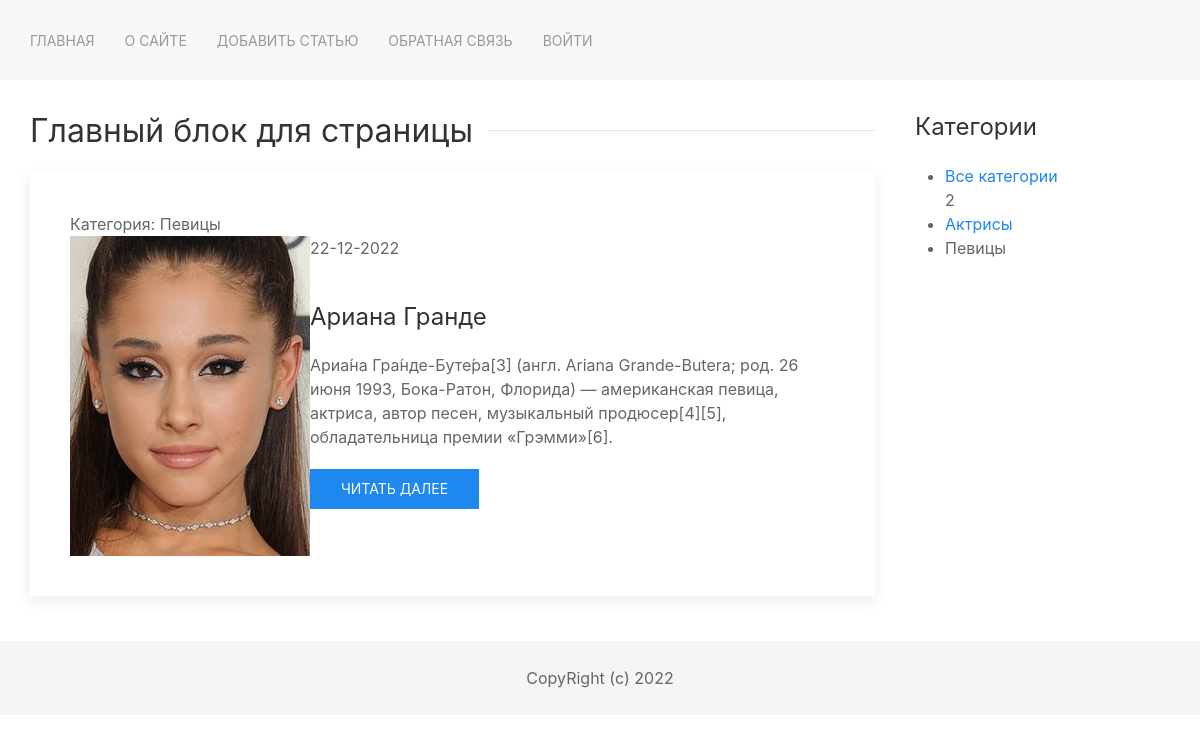
The app's page /category/2/ with its own data.
### women/models.py (models this page shows, shortened)
class Women(models.Model):
    title = models.CharField(max_length=255, verbose_name="Заголовок")
    content = models.TextField(blank=True, verbose_name="Описание")
    photo = models.ImageField(upload_to="photo/%Y/%m/%d/", verbose_name="Фото")
    time_create = models.DateTimeField(auto_now_add=True, verbose_name="Дата создания")
    time_update = models.DateTimeField(auto_now=True, verbose_name="Обновлено")
    is_published = models.BooleanField(default=True, verbose_name="Опубликовано")
    cat = models.ForeignKey('Category', on_delete=models.PROTECT, null=True, verbose_name="Категория")
    def get_absolute_url(self):
        return reverse('post', kwargs={'post_id': self.pk})
    class Meta:
        verbose_name = "Известные женщины"
        verbose_name_plural = "Известные женщины"
        ordering = ['time_create', 'title']

class Category(models.Model):
    name = models.CharField(max_length=100, db_index=True, verbose_name="Категория")
    def __str__(self):
        return self.name
    def get_absolute_url(self):
        return reverse('category', kwargs={'cat_id': self.pk})
    class Meta:
        verbose_name = "Категория"
        verbose_name_plural = "Категории"
        ordering = ['id']

### women/views.py (the view)
# urls.py: path('category/<int:cat_id>/', show_category, name='category')
def show_category(request, cat_id):
    posts = Women.objects.filter(cat_id=cat_id)
    context = {
        'posts': posts,
        'menu': menu,
        'title': 'Главная страница',
        'category_selected': cat_id,
    }
    return render(request, 'women/index.html', context=context)

### women/templatetags/women_tags.py (called while the page is built)
@register.inclusion_tag('women/tags/list_categories.html')
def show_categories(sort=None, category_selected=0):
    if not sort:
        categories = Category.objects.all()
    else:
        categories = Category.objects.order_by(sort)
    return {'categories': categories, 'category_selected': category_selected}

### women/templates/women/index.html
{% extends 'women/base.html' %}
{% block content %}
    <h2 class="uk-heading-line"><span>Главный блок для страницы</span></h2>
    {% for post in posts %}
        <div class="uk-card uk-card-default uk-card-body uk-width-1@m" style="margin-bottom: 15px">
            <span> Категория: {{ post.cat }}</span> <br>
            <span>{{post.time_update|date:"d-m-Y" }}</span>
                {% if post.photo %}
                    <div style="float: left">
                        <img src="{{ post.photo.url }}" alt="">
                    </div>
                {% endif %}
            <h3 class="uk-card-title">{{ post.title }}</h3>
            <p>{{ post.content|linebreaks|truncatewords:50 }}</p>
            <a href="{{ post.get_absolute_url }}"><button class="uk-button uk-button-primary">Читать далее</button></a>
        </div>
    {% endfor %}
{% endblock content %}

### women/templates/women/tags/list_categories.html
{% for category in categories %}
    {% if category.pk == category_selected %}
        <li>{{ category.name }}</li>
    {% else %}
        <li><a href="{{ category.get_absolute_url }}">{{ category.name }}</a></li>
    {% endif %}
{% endfor %}

### records on screen
Women: cat "Певицы", time_update "22-12-2022", photo (picture), title "Ариана Гранде", content "Ариа́на Гра́нде-Буте́ра[3] (англ. Ariana Grande-Butera; род. 26 июня 1993, Бока-Ратон, Флорида) — американская певица, актриса, автор песен, музыкальный продюсер[4][5], обладательница премии «Грэмми»[6]."
Category: name "Актрисы"
Category: name "Певицы"

### other values on screen
{{ item.title }} "О САЙТЕ" "ДОБАВИТЬ СТАТЬЮ" "ОБРАТНАЯ СВЯЗЬ" "ВОЙТИ"
{{ category_selected }} "2"
